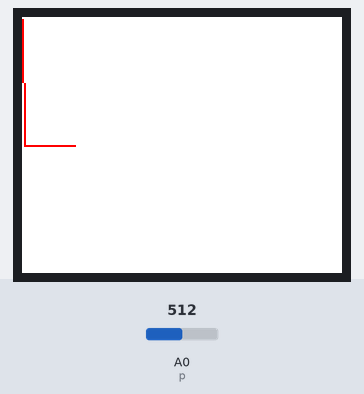
Bench run of a sketch on a simulated Arduino Uno, built with avr-gcc and run on an emulated ATmega328P. On the bench: 160×128 colour display. Inputs (shaded band) come from the test bench; at power-on: A0 (p) = 512. What the sketch prints to the serial monitor is not drawn.

Above: at 1.29 s.
1.3 s: A0 (p) set to 716
At 1.39 s:
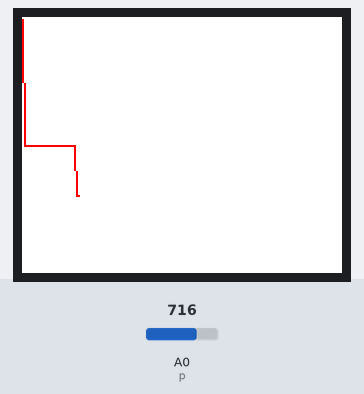
2.9 s: A0 (p) set to 900
At 2.95 s:
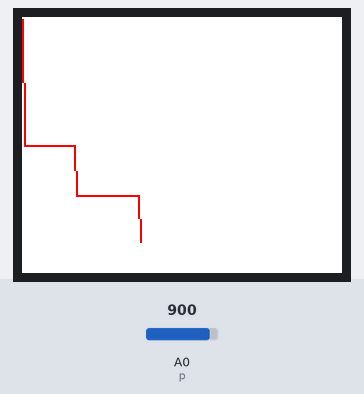
4.4 s: A0 (p) set to 1023
At 4.41 s:
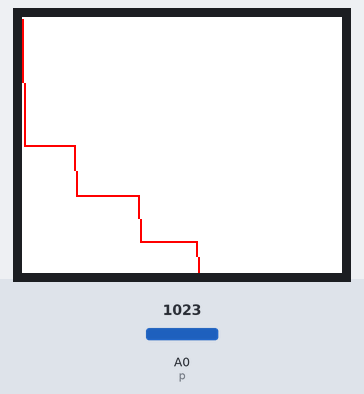

The sketch:

4.ino
```cpp
#include <TFT.h>
#include <SPI.h>

#define cs 10
#define dc 8
#define rst 9
int p = A0;

TFT TFTscreen = TFT(cs, dc, rst);

int x = 0, xpast = 0;
int height = 1, heightpast = 0;

void graphDraw (int x, int height, int xpast, int heightpast) {
  TFTscreen.stroke(255, 0, 0);

  TFTscreen.line(xpast, heightpast, x, height);
}

void setup() {
  Serial.begin(9600);

  TFTscreen.begin();
  TFTscreen.background(255, 255, 255);
}

void loop() {
  heightpast = height;
  height = analogRead(p) / 8;
  Serial.println(height);

  if(height > 127 || height < 0){
    height = heightpast = x = xpast = 0;
    TFTscreen.background(255, 255, 255);
  }

  xpast = x;
  x = x + 1;

  if (x >= 159){
    x = xpast = 0;
    TFTscreen.background(255, 255, 255);
  }

  graphDraw (x, height, xpast, heightpast);

  delay(50);
}
```
